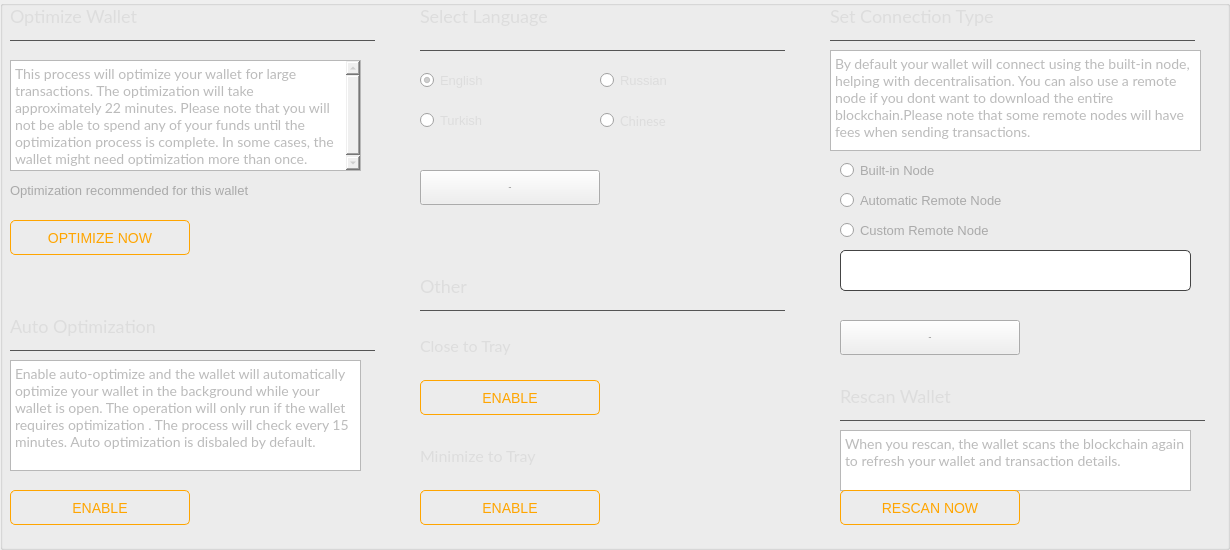
      <widget class="QGroupBox" name="groupBox_2">
       <property name="minimumSize">
        <size>
         <width>1230</width>
         <height>550</height>
        </size>
       </property>
       <property name="maximumSize">
        <size>
         <width>1230</width>
         <height>550</height>
        </size>
       </property>
       <property name="title">
        <string/>
       </property>
       <widget class="QPushButton" name="m_optimizeButton">
        <property name="geometry">
         <rect>
          <x>10</x>
          <y>220</y>
          <width>180</width>
          <height>35</height>
         </rect>
        </property>
        <property name="minimumSize">
         <size>
          <width>180</width>
          <height>35</height>
         </size>
        </property>
        <property name="maximumSize">
         <size>
          <width>180</width>
          <height>35</height>
         </size>
        </property>
        <property name="font">
         <font>
          <pointsize>-1</pointsize>
         </font>
        </property>
        <property name="styleSheet">
         <string notr="true">QPushButton#m_optimizeButton {color: orange;border: 1px solid orange; font-size: 14px; border-radius: 5px;}

QPushButton#m_optimizeButton:hover {color: #FFD700; border: 1px solid orange; font-size: 14px; border-radius: 5px;}</string>
        </property>
        <property name="text">
         <string>OPTIMIZE NOW</string>
        </property>
       </widget>
       <widget class="QTextBrowser" name="textBrowser">
        <property name="geometry">
         <rect>
          <x>10</x>
          <y>60</y>
          <width>351</width>
          <height>111</height>
         </rect>
        </property>
        <property name="font">
         <font>
          <family>Lato</family>
          <pointsize>-1</pointsize>
         </font>
        </property>
        <property name="styleSheet">
         <string notr="true">color: #bbb; border-right: 0px; font-size: 14px; font-family: 'Lato';</string>
        </property>
        <property name="html">
         <string>&lt;!DOCTYPE HTML PUBLIC &quot;-//W3C//DTD HTML 4.0//EN&quot; &quot;http://www.w3.org/TR/REC-html40/strict.dtd&quot;&gt;
&lt;html&gt;&lt;head&gt;&lt;meta name=&quot;qrichtext&quot; content=&quot;1&quot; /&gt;&lt;style type=&quot;text/css&quot;&gt;
p, li { white-space: pre-wrap; }
&lt;/style&gt;&lt;/head&gt;&lt;body style=&quot; font-family:'Lato'; font-size:14px; font-weight:400; font-style:normal;&quot;&gt;
&lt;p style=&quot; margin-top:0px; margin-bottom:0px; margin-left:0px; margin-right:0px; -qt-block-indent:0; text-indent:0px;&quot;&gt;&lt;span style=&quot; font-size:14px;&quot;&gt;This process will optimize your wallet for large transactions. The optimization will take approximately 22 minutes. Please note that you will not be able to spend any of your funds until the optimization process is complete. In some cases, the wallet might need optimization more than once.&lt;/span&gt;&lt;/p&gt;&lt;/body&gt;&lt;/html&gt;</string>
        </property>
       </widget>
       <widget class="QLabel" name="m_optimizationMessage">
        <property name="geometry">
         <rect>
          <x>10</x>
          <y>180</y>
          <width>250</width>
          <height>20</height>
         </rect>
        </property>
        <property name="font">
         <font>
          <pointsize>-1</pointsize>
         </font>
        </property>
        <property name="autoFillBackground">
         <bool>false</bool>
        </property>
        <property name="styleSheet">
         <string notr="true">color: #aaa; border-right: 0p; font-size: 13px;</string>
        </property>
        <property name="text">
         <string>Optimization recommended for this wallet</string>
        </property>
        <property name="alignment">
         <set>Qt::AlignLeading|Qt::AlignLeft|Qt::AlignVCenter</set>
        </property>
       </widget>
       <widget class="Line" name="line">
        <property name="geometry">
         <rect>
          <x>10</x>
          <y>40</y>
          <width>365</width>
          <height>1</height>
         </rect>
        </property>
        <property name="styleSheet">
         <string notr="true">background-color: #555; border: none;</string>
        </property>
        <property name="orientation">
         <enum>Qt::Horizontal</enum>
        </property>
       </widget>
       <widget class="QLabel" name="label">
        <property name="geometry">
         <rect>
          <x>10</x>
          <y>0</y>
          <width>300</width>
          <height>31</height>
         </rect>
        </property>
        <property name="font">
         <font>
          <family>Lato</family>
          <pointsize>-1</pointsize>
         </font>
        </property>
        <property name="styleSheet">
         <string notr="true">color: #ddd; 
font-size: 18px;
font-family: 'Lato'; border: 0px;</string>
        </property>
        <property name="text">
         <string>Optimize Wallet</string>
        </property>
        <property name="alignment">
         <set>Qt::AlignLeading|Qt::AlignLeft|Qt::AlignVCenter</set>
        </property>
       </widget>
       <widget class="QLabel" name="label_2">
        <property name="geometry">
         <rect>
          <x>10</x>
          <y>310</y>
          <width>311</width>
          <height>31</height>
         </rect>
        </property>
        <property name="font">
         <font>
          <family>Lato</family>
          <pointsize>-1</pointsize>
         </font>
        </property>
        <property name="styleSheet">
         <string notr="true">color: #ddd; 
font-size: 18px;
font-family: 'Lato'; border: 0px;</string>
        </property>
        <property name="text">
         <string>Auto Optimization</string>
        </property>
        <property name="alignment">
         <set>Qt::AlignLeading|Qt::AlignLeft|Qt::AlignVCenter</set>
        </property>
       </widget>
       <widget class="Line" name="line_2">
        <property name="geometry">
         <rect>
          <x>10</x>
          <y>350</y>
          <width>365</width>
          <height>1</height>
         </rect>
        </property>
        <property name="styleSheet">
         <string notr="true">background-color: #555; border: none;</string>
        </property>
        <property name="orientation">
         <enum>Qt::Horizontal</enum>
        </property>
       </widget>
       <widget class="QPushButton" name="m_autoOptimizeButton">
        <property name="geometry">
         <rect>
          <x>10</x>
          <y>490</y>
          <width>180</width>
          <height>35</height>
         </rect>
        </property>
        <property name="minimumSize">
         <size>
          <width>180</width>
          <height>35</height>
         </size>
        </property>
        <property name="maximumSize">
         <size>
          <width>180</width>
          <height>35</height>
         </size>
        </property>
        <property name="font">
         <font>
          <pointsize>-1</pointsize>
         </font>
        </property>
        <property name="styleSheet">
         <string notr="true">QPushButton#m_autoOptimizeButton {color: orange;border: 1px solid orange; font-size: 14px; border-radius: 5px;}

QPushButton#m_autoOptimizeButton:hover {color: #FFD700; border: 1px solid orange; font-size: 14px; border-radius: 5px;}</string>
        </property>
        <property name="text">
         <string>ENABLE</string>
        </property>
       </widget>
       <widget class="QTextBrowser" name="textBrowser_2">
        <property name="geometry">
         <rect>
          <x>10</x>
          <y>360</y>
          <width>351</width>
          <height>111</height>
         </rect>
        </property>
        <property name="font">
         <font>
          <family>Lato</family>
          <pointsize>-1</pointsize>
         </font>
        </property>
        <property name="styleSheet">
         <string notr="true">color: #bbb; border-right: 0px; font-size: 14px; font-family: 'Lato';</string>
        </property>
        <property name="html">
         <string>&lt;!DOCTYPE HTML PUBLIC &quot;-//W3C//DTD HTML 4.0//EN&quot; &quot;http://www.w3.org/TR/REC-html40/strict.dtd&quot;&gt;
&lt;html&gt;&lt;head&gt;&lt;meta name=&quot;qrichtext&quot; content=&quot;1&quot; /&gt;&lt;style type=&quot;text/css&quot;&gt;
p, li { white-space: pre-wrap; }
&lt;/style&gt;&lt;/head&gt;&lt;body style=&quot; font-family:'Lato'; font-size:14px; font-weight:400; font-style:normal;&quot;&gt;
&lt;p style=&quot; margin-top:0px; margin-bottom:0px; margin-left:0px; margin-right:0px; -qt-block-indent:0; text-indent:0px;&quot;&gt;&lt;span style=&quot; font-size:14px;&quot;&gt;Enable auto-optimize and the wallet will automatically optimize your wallet in the background while your wallet is open. The operation will only run if the wallet requires optimization . The process will check every 15 minutes. Auto optimization is disbaled by default.&lt;/span&gt;&lt;/p&gt;&lt;/body&gt;&lt;/html&gt;</string>
        </property>
       </widget>
       <widget class="Line" name="line_3">
        <property name="geometry">
         <rect>
          <x>840</x>
          <y>420</y>
          <width>365</width>
          <height>1</height>
         </rect>
        </property>
        <property name="styleSheet">
         <string notr="true">background-color: #555; border: none;</string>
        </property>
        <property name="orientation">
         <enum>Qt::Horizontal</enum>
        </property>
       </widget>
       <widget class="QLabel" name="label_3">
        <property name="geometry">
         <rect>
          <x>840</x>
          <y>380</y>
          <width>311</width>
          <height>31</height>
         </rect>
        </property>
        <property name="font">
         <font>
          <family>Lato</family>
          <pointsize>-1</pointsize>
         </font>
        </property>
        <property name="styleSheet">
         <string notr="true">color: #ddd; 
font-size: 18px;
font-family: 'Lato'; border: 0px;</string>
        </property>
        <property name="text">
         <string>Rescan Wallet</string>
        </property>
        <property name="alignment">
         <set>Qt::AlignLeading|Qt::AlignLeft|Qt::AlignVCenter</set>
        </property>
       </widget>
       <widget class="QTextBrowser" name="textBrowser_3">
        <property name="geometry">
         <rect>
          <x>840</x>
          <y>430</y>
          <width>351</width>
          <height>61</height>
         </rect>
        </property>
        <property name="font">
         <font>
          <family>Lato</family>
          <pointsize>-1</pointsize>
         </font>
        </property>
        <property name="styleSheet">
         <string notr="true">color: #bbb; border-right: 0px; font-size: 14px; font-family: 'Lato';</string>
        </property>
        <property name="html">
         <string>&lt;!DOCTYPE HTML PUBLIC &quot;-//W3C//DTD HTML 4.0//EN&quot; &quot;http://www.w3.org/TR/REC-html40/strict.dtd&quot;&gt;
&lt;html&gt;&lt;head&gt;&lt;meta name=&quot;qrichtext&quot; content=&quot;1&quot; /&gt;&lt;style type=&quot;text/css&quot;&gt;
p, li { white-space: pre-wrap; }
&lt;/style&gt;&lt;/head&gt;&lt;body style=&quot; font-family:'Lato'; font-size:14px; font-weight:400; font-style:normal;&quot;&gt;
&lt;p style=&quot; margin-top:0px; margin-bottom:0px; margin-left:0px; margin-right:0px; -qt-block-indent:0; text-indent:0px;&quot;&gt;&lt;span style=&quot; font-size:14px;&quot;&gt;When you rescan, the wallet scans the blockchain again to refresh your wallet and transaction details.&lt;/span&gt;&lt;/p&gt;&lt;/body&gt;&lt;/html&gt;</string>
        </property>
       </widget>
       <widget class="QPushButton" name="m_rescanButton">
        <property name="geometry">
         <rect>
          <x>840</x>
          <y>490</y>
          <width>180</width>
          <height>35</height>
         </rect>
        </property>
        <property name="minimumSize">
         <size>
          <width>180</width>
          <height>35</height>
         </size>
        </property>
        <property name="maximumSize">
         <size>
          <width>180</width>
          <height>35</height>
         </size>
        </property>
        <property name="font">
         <font>
          <pointsize>-1</pointsize>
         </font>
        </property>
        <property name="styleSheet">
         <string notr="true">QPushButton#m_rescanButton {color: orange;border: 1px solid orange; font-size: 14px; border-radius: 5px;}

QPushButton#m_rescanButton:hover {color: #FFD700; border: 1px solid orange; font-size: 14px; border-radius: 5px;}</string>
        </property>
        <property name="text">
         <string>RESCAN NOW</string>
        </property>
       </widget>
       <widget class="QPushButton" name="m_closeToTrayButton">
        <property name="geometry">
         <rect>
          <x>420</x>
          <y>380</y>
          <width>180</width>
          <height>35</height>
         </rect>
        </property>
        <property name="minimumSize">
         <size>
          <width>180</width>
          <height>35</height>
         </size>
        </property>
        <property name="maximumSize">
         <size>
          <width>180</width>
          <height>35</height>
         </size>
        </property>
        <property name="font">
         <font>
          <pointsize>-1</pointsize>
         </font>
        </property>
        <property name="styleSheet">
         <string notr="true">QPushButton#m_closeToTrayButton {color: orange;border: 1px solid orange; font-size: 14px; border-radius: 5px;}

QPushButton#m_closeToTrayButton:hover {color: #FFD700; border: 1px solid orange; font-size: 14px; border-radius: 5px;}</string>
        </property>
        <property name="text">
         <string>ENABLE</string>
        </property>
       </widget>
       <widget class="QLabel" name="label_5">
        <property name="geometry">
         <rect>
          <x>420</x>
          <y>330</y>
          <width>311</width>
          <height>31</height>
         </rect>
        </property>
        <property name="font">
         <font>
          <family>Lato</family>
          <pointsize>-1</pointsize>
         </font>
        </property>
        <property name="styleSheet">
         <string notr="true">color: #ddd; 
font-size: 16px;
font-family: 'Lato'; border: 0px;</string>
        </property>
        <property name="text">
         <string>Close to Tray</string>
        </property>
        <property name="alignment">
         <set>Qt::AlignLeading|Qt::AlignLeft|Qt::AlignVCenter</set>
        </property>
       </widget>
       <widget class="QLabel" name="label_6">
        <property name="geometry">
         <rect>
          <x>420</x>
          <y>440</y>
          <width>311</width>
          <height>31</height>
         </rect>
        </property>
        <property name="font">
         <font>
          <family>Lato</family>
          <pointsize>-1</pointsize>
         </font>
        </property>
        <property name="styleSheet">
         <string notr="true">color: #ddd; 
font-size: 16px;
font-family: 'Lato'; border: 0px;</string>
        </property>
        <property name="text">
         <string>Minimize to Tray</string>
        </property>
        <property name="alignment">
         <set>Qt::AlignLeading|Qt::AlignLeft|Qt::AlignVCenter</set>
        </property>
       </widget>
       <widget class="QPushButton" name="m_minToTrayButton">
        <property name="geometry">
         <rect>
          <x>420</x>
          <y>490</y>
          <width>180</width>
          <height>35</height>
         </rect>
        </property>
        <property name="minimumSize">
         <size>
          <width>180</width>
          <height>35</height>
         </size>
        </property>
        <property name="maximumSize">
         <size>
          <width>180</width>
          <height>35</height>
         </size>
        </property>
        <property name="font">
         <font>
          <pointsize>-1</pointsize>
         </font>
        </property>
        <property name="styleSheet">
         <string notr="true">QPushButton#m_minToTrayButton {color: orange;border: 1px solid orange; font-size: 14px; border-radius: 5px;}
 
QPushButton#m_minToTrayButton:hover {color: #FFD700; border: 1px solid orange; font-size: 14px; border-radius: 5px;}</string>
        </property>
        <property name="text">
         <string>ENABLE</string>
        </property>
       </widget>
       <widget class="QRadioButton" name="radioButton_2">
        <property name="geometry">
         <rect>
          <x>840</x>
          <y>160</y>
          <width>351</width>
          <height>21</height>
         </rect>
        </property>
        <property name="font">
         <font>
          <pointsize>-1</pointsize>
         </font>
        </property>
        <property name="styleSheet">
         <string notr="true">color: #aaa; border-right: 0p; font-size: 13px;</string>
        </property>
        <property name="text">
         <string>Built-in Node</string>
        </property>
        <property name="checked">
         <bool>false</bool>
        </property>
        <attribute name="buttonGroup">
         <string notr="true">buttonGroup_2</string>
        </attribute>
       </widget>
       <widget class="QRadioButton" name="radioButton">
        <property name="geometry">
         <rect>
          <x>840</x>
          <y>220</y>
          <width>351</width>
          <height>21</height>
         </rect>
        </property>
        <property name="font">
         <font>
          <pointsize>-1</pointsize>
         </font>
        </property>
        <property name="styleSheet">
         <string notr="true">color: #aaa; border-right: 0p; font-size: 13px;</string>
        </property>
        <property name="text">
         <string>Custom Remote Node</string>
        </property>
        <property name="checked">
         <bool>false</bool>
        </property>
        <attribute name="buttonGroup">
         <string notr="true">buttonGroup_2</string>
        </attribute>
       </widget>
       <widget class="QLineEdit" name="m_hostEdit">
        <property name="geometry">
         <rect>
          <x>840</x>
          <y>250</y>
          <width>351</width>
          <height>41</height>
         </rect>
        </property>
        <property name="styleSheet">
         <string notr="true">padding: 3px; border: 1px solid #444; border-radius: 5px; font-family: 'Lato'; font-size: 14px; color: #aaa;</string>
        </property>
        <property name="text">
         <string/>
        </property>
       </widget>
       <widget class="QRadioButton" name="radioButton_3">
        <property name="geometry">
         <rect>
          <x>840</x>
          <y>190</y>
          <width>351</width>
          <height>21</height>
         </rect>
        </property>
        <property name="font">
         <font>
          <pointsize>-1</pointsize>
         </font>
        </property>
        <property name="styleSheet">
         <string notr="true">color: #aaa; border-right: 0p; font-size: 13px;</string>
        </property>
        <property name="text">
         <string>Automatic Remote Node</string>
        </property>
        <property name="checked">
         <bool>false</bool>
        </property>
        <attribute name="buttonGroup">
         <string notr="true">buttonGroup_2</string>
        </attribute>
       </widget>
       <widget class="QTextBrowser" name="textBrowser_4">
        <property name="geometry">
         <rect>
          <x>830</x>
          <y>50</y>
          <width>371</width>
          <height>101</height>
         </rect>
        </property>
        <property name="font">
         <font>
          <family>Lato</family>
          <pointsize>-1</pointsize>
         </font>
        </property>
        <property name="styleSheet">
         <string notr="true">color: #bbb; border-right: 0px; font-size: 14px; font-family: 'Lato';</string>
        </property>
        <property name="html">
         <string>&lt;!DOCTYPE HTML PUBLIC &quot;-//W3C//DTD HTML 4.0//EN&quot; &quot;http://www.w3.org/TR/REC-html40/strict.dtd&quot;&gt;
&lt;html&gt;&lt;head&gt;&lt;meta name=&quot;qrichtext&quot; content=&quot;1&quot; /&gt;&lt;style type=&quot;text/css&quot;&gt;
p, li { white-space: pre-wrap; }
&lt;/style&gt;&lt;/head&gt;&lt;body style=&quot; font-family:'Lato'; font-size:14px; font-weight:400; font-style:normal;&quot;&gt;
&lt;p style=&quot; margin-top:0px; margin-bottom:0px; margin-left:0px; margin-right:0px; -qt-block-indent:0; text-indent:0px;&quot;&gt;&lt;span style=&quot; font-size:14px;&quot;&gt;By default your wallet will connect using the built-in node, helping with decentralisation. You can also use a remote node if you dont want to download the entire blockchain.Please note that some remote nodes will have fees when sending transactions.&lt;/span&gt;&lt;/p&gt;&lt;/body&gt;&lt;/html&gt;</string>
        </property>
       </widget>
       <widget class="Line" name="line_6">
        <property name="geometry">
         <rect>
          <x>830</x>
          <y>40</y>
          <width>365</width>
          <height>1</height>
         </rect>
        </property>
        <property name="styleSheet">
         <string notr="true">background-color: #555; border: none;</string>
        </property>
        <property name="orientation">
         <enum>Qt::Horizontal</enum>
        </property>
       </widget>
       <widget class="QLabel" name="label_7">
        <property name="geometry">
         <rect>
          <x>830</x>
          <y>0</y>
          <width>311</width>
          <height>31</height>
         </rect>
        </property>
        <property name="font">
         <font>
          <family>Lato</family>
          <pointsize>-1</pointsize>
         </font>
        </property>
        <property name="styleSheet">
         <string notr="true">color: #ddd; 
font-size: 18px;
font-family: 'Lato'; border: 0px;</string>
        </property>
        <property name="text">
         <string>Set Connection Type</string>
        </property>
        <property name="alignment">
         <set>Qt::AlignLeading|Qt::AlignLeft|Qt::AlignVCenter</set>
        </property>
       </widget>
       <widget class="QRadioButton" name="m_russian">
        <property name="geometry">
         <rect>
          <x>600</x>
          <y>70</y>
          <width>171</width>
          <height>21</height>
         </rect>
        </property>
        <property name="font">
         <font>
          <pointsize>-1</pointsize>
         </font>
        </property>
        <property name="styleSheet">
         <string notr="true">color: #ddd;
border-right: 0px;
font-size: 13px;</string>
        </property>
        <property name="text">
         <string>Russian</string>
        </property>
        <property name="checked">
         <bool>false</bool>
        </property>
        <attribute name="buttonGroup">
         <string notr="true">buttonGroup</string>
        </attribute>
       </widget>
       <widget class="QRadioButton" name="m_turkish">
        <property name="geometry">
         <rect>
          <x>420</x>
          <y>110</y>
          <width>161</width>
          <height>21</height>
         </rect>
        </property>
        <property name="font">
         <font>
          <pointsize>-1</pointsize>
         </font>
        </property>
        <property name="styleSheet">
         <string notr="true">color: #ddd;
border-right: 0px;
font-size: 13px;</string>
        </property>
        <property name="text">
         <string>Turkish</string>
        </property>
        <property name="checked">
         <bool>false</bool>
        </property>
        <attribute name="buttonGroup">
         <string notr="true">buttonGroup</string>
        </attribute>
       </widget>
       <widget class="QRadioButton" name="m_english">
        <property name="geometry">
         <rect>
          <x>420</x>
          <y>70</y>
          <width>161</width>
          <height>21</height>
         </rect>
        </property>
        <property name="font">
         <font>
          <pointsize>-1</pointsize>
         </font>
        </property>
        <property name="styleSheet">
         <string notr="true">color: #ddd;
border-right: 0px;
font-size: 13px;</string>
        </property>
        <property name="text">
         <string>English</string>
        </property>
        <property name="checked">
         <bool>true</bool>
        </property>
        <attribute name="buttonGroup">
         <string notr="true">buttonGroup</string>
        </attribute>
       </widget>
       <widget class="Line" name="line_7">
        <property name="geometry">
         <rect>
          <x>420</x>
          <y>50</y>
          <width>365</width>
          <height>1</height>
         </rect>
        </property>
        <property name="styleSheet">
         <string notr="true">background-color: #555; border: none;</string>
        </property>
        <property name="orientation">
         <enum>Qt::Horizontal</enum>
        </property>
       </widget>
       <widget class="QLabel" name="label_8">
        <property name="geometry">
         <rect>
          <x>420</x>
          <y>0</y>
          <width>311</width>
          <height>31</height>
         </rect>
        </property>
        <property name="font">
         <font>
          <family>Lato</family>
          <pointsize>-1</pointsize>
         </font>
        </property>
        <property name="styleSheet">
         <string notr="true">color: #ddd; 
font-size: 18px;
font-family: 'Lato'; border: 0px;</string>
        </property>
        <property name="text">
         <string>Select Language</string>
        </property>
        <property name="alignment">
         <set>Qt::AlignLeading|Qt::AlignLeft|Qt::AlignVCenter</set>
        </property>
       </widget>
       <widget class="Line" name="line_4">
        <property name="geometry">
         <rect>
          <x>420</x>
          <y>310</y>
          <width>365</width>
          <height>1</height>
         </rect>
        </property>
        <property name="styleSheet">
         <string notr="true">background-color: #555; border: none;</string>
        </property>
        <property name="orientation">
         <enum>Qt::Horizontal</enum>
        </property>
       </widget>
       <widget class="QLabel" name="label_9">
        <property name="geometry">
         <rect>
          <x>420</x>
          <y>270</y>
          <width>311</width>
          <height>31</height>
         </rect>
        </property>
        <property name="font">
         <font>
          <family>Lato</family>
          <pointsize>-1</pointsize>
         </font>
        </property>
        <property name="styleSheet">
         <string notr="true">color: #ddd; 
font-size: 18px;
font-family: 'Lato'; border: 0px;</string>
        </property>
        <property name="text">
         <string>Other</string>
        </property>
        <property name="alignment">
         <set>Qt::AlignLeading|Qt::AlignLeft|Qt::AlignVCenter</set>
        </property>
       </widget>
       <widget class="QPushButton" name="m_saveConnectionButton">
        <property name="geometry">
         <rect>
          <x>840</x>
          <y>320</y>
          <width>180</width>
          <height>35</height>
         </rect>
        </property>
        <property name="minimumSize">
         <size>
          <width>180</width>
          <height>35</height>
         </size>
        </property>
        <property name="maximumSize">
         <size>
          <width>180</width>
          <height>35</height>
         </size>
        </property>
        <property name="font">
         <font>
          <family>Lato</family>
          <pointsize>-1</pointsize>
         </font>
        </property>
        <property name="styleSheet">
         <string notr="true">QPushButton#m_saveConnectionButton {color:orange; border: 1px solid orange; font-size: 14px; border-radius: 5px; font-family: 'Lato'; }

QPushButton#m_saveConnectionButton:hover {color:#FFD700; border: 1px solid orange; font-size: 14px; border-radius: 5px; font-family: 'Lato'; }&lt;?xml version=&quot;1.0&quot; encoding=&quot;UTF-8&quot;?&gt;
&lt;ui version=&quot;4.0&quot;&gt;
 &lt;widget name=&quot;__qt_fake_top_level&quot;&gt;
  &lt;widget class=&quot;QPushButton&quot; name=&quot;m_saveButton&quot;&gt;
   &lt;property name=&quot;geometry&quot;&gt;
    &lt;rect&gt;
     &lt;x&gt;840&lt;/x&gt;
     &lt;y&gt;300&lt;/y&gt;
     &lt;width&gt;180&lt;/width&gt;
     &lt;height&gt;35&lt;/height&gt;
    &lt;/rect&gt;
   &lt;/property&gt;
   &lt;property name=&quot;minimumSize&quot;&gt;
    &lt;size&gt;
     &lt;width&gt;180&lt;/width&gt;
     &lt;height&gt;35&lt;/height&gt;
    &lt;/size&gt;
   &lt;/property&gt;
   &lt;property name=&quot;maximumSize&quot;&gt;
    &lt;size&gt;
     &lt;width&gt;180&lt;/width&gt;
     &lt;height&gt;35&lt;/height&gt;
    &lt;/size&gt;
   &lt;/property&gt;
   &lt;property name=&quot;font&quot;&gt;
    &lt;font&gt;
     &lt;family&gt;Lato&lt;/family&gt;
     &lt;pointsize&gt;-1&lt;/pointsize&gt;
    &lt;/font&gt;
   &lt;/property&gt;
   &lt;property name=&quot;styleSheet&quot;&gt;
    &lt;string notr=&quot;true&quot;&gt;QPushButton#m_saveButton {color:orange; border: 1px solid orange; font-size: 14px; border-radius: 5px; font-family: 'Lato'; }

QPushButton#m_saveButton:hover {color:orange; border: 1px solid orange; font-size: 14px; border-radius: 5px; font-family: 'Lato'; }&lt;/string&gt;
   &lt;/property&gt;
   &lt;property name=&quot;text&quot;&gt;
    &lt;string&gt;SAVE&lt;/string&gt;
   &lt;/property&gt;
  &lt;/widget&gt;
 &lt;/widget&gt;
 &lt;resources/&gt;
&lt;/ui&gt;
</string>
        </property>
        <property name="text">
         <string>SAVE</string>
        </property>
       </widget>
       <widget class="QPushButton" name="m_saveLanguageButton">
        <property name="geometry">
         <rect>
          <x>420</x>
          <y>170</y>
          <width>180</width>
          <height>35</height>
         </rect>
        </property>
        <property name="minimumSize">
         <size>
          <width>180</width>
          <height>35</height>
         </size>
        </property>
        <property name="maximumSize">
         <size>
          <width>180</width>
          <height>35</height>
         </size>
        </property>
        <property name="font">
         <font>
          <family>Lato</family>
          <pointsize>-1</pointsize>
         </font>
        </property>
        <property name="styleSheet">
         <string notr="true">QPushButton#m_saveLanguageButton {color:orange; border: 1px solid orange; font-size: 14px; border-radius: 5px; font-family: 'Lato'; }

QPushButton#m_saveLanguageButton:hover {color:#FFD700; border: 1px solid orange; font-size: 14px; border-radius: 5px; font-family: 'Lato'; }&lt;?xml version=&quot;1.0&quot; encoding=&quot;UTF-8&quot;?&gt;
&lt;ui version=&quot;4.0&quot;&gt;
 &lt;widget name=&quot;__qt_fake_top_level&quot;&gt;
  &lt;widget class=&quot;QPushButton&quot; name=&quot;m_saveButton&quot;&gt;
   &lt;property name=&quot;geometry&quot;&gt;
    &lt;rect&gt;
     &lt;x&gt;840&lt;/x&gt;
     &lt;y&gt;300&lt;/y&gt;
     &lt;width&gt;180&lt;/width&gt;
     &lt;height&gt;35&lt;/height&gt;
    &lt;/rect&gt;
   &lt;/property&gt;
   &lt;property name=&quot;minimumSize&quot;&gt;
    &lt;size&gt;
     &lt;width&gt;180&lt;/width&gt;
     &lt;height&gt;35&lt;/height&gt;
    &lt;/size&gt;
   &lt;/property&gt;
   &lt;property name=&quot;maximumSize&quot;&gt;
    &lt;size&gt;
     &lt;width&gt;180&lt;/width&gt;
     &lt;height&gt;35&lt;/height&gt;
    &lt;/size&gt;
   &lt;/property&gt;
   &lt;property name=&quot;font&quot;&gt;
    &lt;font&gt;
     &lt;family&gt;Lato&lt;/family&gt;
     &lt;pointsize&gt;-1&lt;/pointsize&gt;
    &lt;/font&gt;
   &lt;/property&gt;
   &lt;property name=&quot;styleSheet&quot;&gt;
    &lt;string notr=&quot;true&quot;&gt;QPushButton#m_saveButton {color:orange; border: 1px solid orange; font-size: 14px; border-radius: 5px; font-family: 'Lato'; }

QPushButton#m_saveButton:hover {color:orange; border: 1px solid orange; font-size: 14px; border-radius: 5px; font-family: 'Lato'; }&lt;/string&gt;
   &lt;/property&gt;
   &lt;property name=&quot;text&quot;&gt;
    &lt;string&gt;SAVE&lt;/string&gt;
   &lt;/property&gt;
  &lt;/widget&gt;
 &lt;/widget&gt;
 &lt;resources/&gt;
&lt;/ui&gt;
</string>
        </property>
        <property name="text">
         <string>SAVE</string>
        </property>
       </widget>
       <widget class="QRadioButton" name="m_chinese">
        <property name="geometry">
         <rect>
          <x>600</x>
          <y>110</y>
          <width>171</width>
          <height>21</height>
         </rect>
        </property>
        <property name="font">
         <font>
          <family>Lato</family>
          <pointsize>-1</pointsize>
         </font>
        </property>
        <property name="styleSheet">
         <string notr="true">color: #ddd;
border-right: 0px;
font-size: 13px;
font-family: 'Lato';</string>
        </property>
        <property name="text">
         <string>Chinese</string>
        </property>
        <property name="checked">
         <bool>false</bool>
        </property>
        <attribute name="buttonGroup">
         <string notr="true">buttonGroup</string>
        </attribute>
       </widget>
      </widget>
